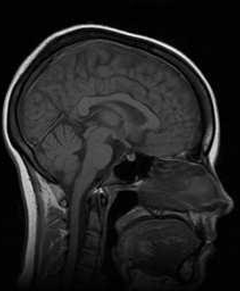
%> input picture images/head2.jpg (cropped and resized to the size of MATLAB's example picture, made grey), 240 x 291 px, given in place of pout.tif, which was not available
$ octave histogram_equalization.m   (GNU Octave 9; MATLAB toolbox functions it lacks are replaced by stand-ins)
%> lines starting %> are read from the running program, lines starting %| are printed output that depends on the picture; pictures that were not available may be replaced by others from this repository, and a replacement may not be noted
%% Histogram equalization
close all
clear all
clc

I = imread('pout.tif');
%> I is the input picture: size 291x240 uint8; min 0, max 253, mean 34.9
Ieq = histeq(I);
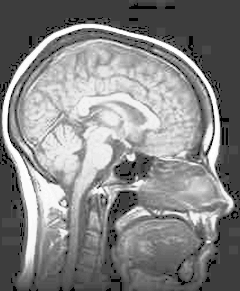
%> Ieq: size 291x240 uint8; min 0, max 255, mean 133

figure,
subplot(2,2,1); imshow(I);
subplot(2,2,2); imshow(Ieq);
subplot(2,2,3); imhist(I);
subplot(2,2,4); imhist(Ieq);
%> after `imhist(Ieq)`:
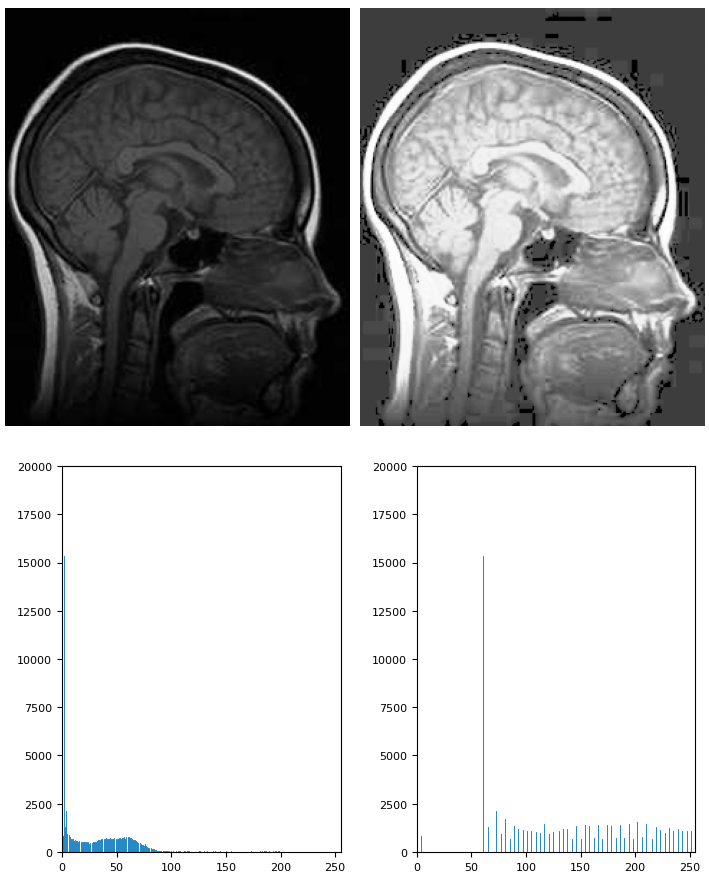
%> figure redrawn from the program's plot data, 4 panels

I = rgb2gray(imread('../images/head1.jpg'));
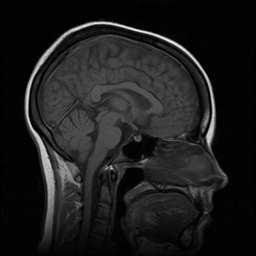
%> input picture images/head1.jpg, 256 x 256 px
%> I: size 256x256 uint8; min 0, max 252, mean 29.1
Ieq = histeq(I);
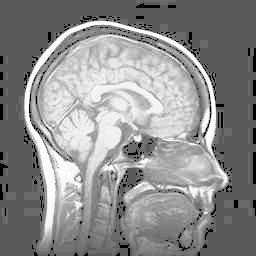
%> Ieq: size 256x256 uint8; min 0, max 255, mean 140

figure,
subplot(2,2,1); imshow(I);
subplot(2,2,2); imshow(Ieq);
subplot(2,2,3); imhist(I);
subplot(2,2,4); imhist(Ieq);
%> after `imhist(Ieq)`:
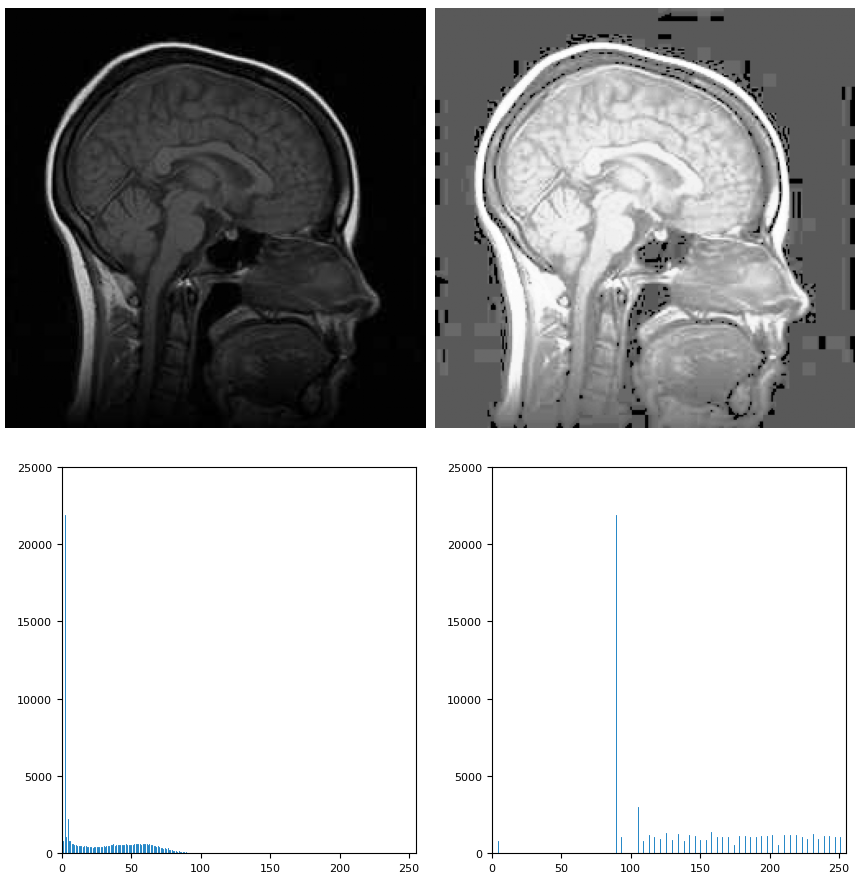
%> figure redrawn from the program's plot data, 4 panels
